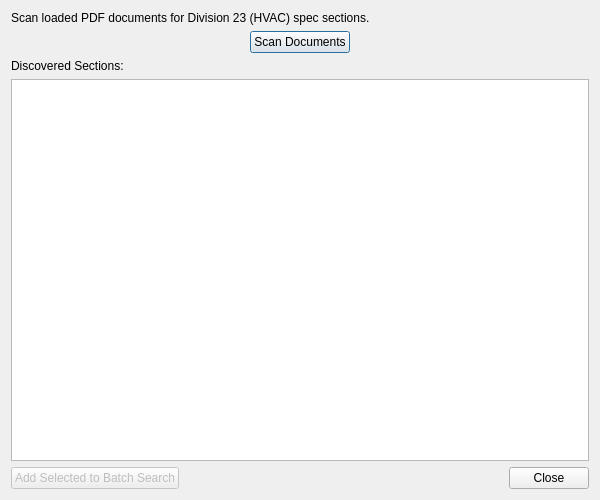
<?xml version="1.0" encoding="UTF-8"?>
<ui version="4.0">
 <class>DiscoverSectionsDialog</class>
 <widget class="QDialog" name="DiscoverSectionsDialog">
  <property name="geometry">
   <rect>
    <x>0</x>
    <y>0</y>
    <width>600</width>
    <height>500</height>
   </rect>
  </property>
  <property name="windowTitle">
   <string>Discover Division 23 Spec Sections</string>
  </property>
  <layout class="QVBoxLayout" name="verticalLayout">
   <item>
    <widget class="QLabel" name="labelDescription">
     <property name="text">
      <string>Scan loaded PDF documents for Division 23 (HVAC) spec sections.</string>
     </property>
     <property name="wordWrap">
      <bool>true</bool>
     </property>
    </widget>
   </item>
   <item>
    <layout class="QHBoxLayout" name="scanButtonLayout">
     <item>
      <spacer name="horizontalSpacer">
       <property name="orientation">
        <enum>Qt::Horizontal</enum>
       </property>
       <property name="sizeHint" stdset="0">
        <size>
         <width>40</width>
         <height>20</height>
        </size>
       </property>
      </spacer>
     </item>
     <item>
      <widget class="QPushButton" name="scanButton">
       <property name="text">
        <string>Scan Documents</string>
       </property>
      </widget>
     </item>
     <item>
      <spacer name="horizontalSpacer_2">
       <property name="orientation">
        <enum>Qt::Horizontal</enum>
       </property>
       <property name="sizeHint" stdset="0">
        <size>
         <width>40</width>
         <height>20</height>
        </size>
       </property>
      </spacer>
     </item>
    </layout>
   </item>
   <item>
    <widget class="QLabel" name="labelResults">
     <property name="text">
      <string>Discovered Sections:</string>
     </property>
    </widget>
   </item>
   <item>
    <widget class="QListWidget" name="resultsListWidget">
     <property name="alternatingRowColors">
      <bool>true</bool>
     </property>
     <property name="minimumHeight">
      <number>250</number>
     </property>
    </widget>
   </item>
   <item>
    <layout class="QHBoxLayout" name="buttonLayout">
     <item>
      <widget class="QPushButton" name="addSelectedButton">
       <property name="text">
        <string>Add Selected to Batch Search</string>
       </property>
       <property name="enabled">
        <bool>false</bool>
       </property>
      </widget>
     </item>
     <item>
      <spacer name="horizontalSpacer_3">
       <property name="orientation">
        <enum>Qt::Horizontal</enum>
       </property>
       <property name="sizeHint" stdset="0">
        <size>
         <width>40</width>
         <height>20</height>
        </size>
       </property>
      </spacer>
     </item>
     <item>
      <widget class="QPushButton" name="closeButton">
       <property name="text">
        <string>Close</string>
       </property>
      </widget>
     </item>
    </layout>
   </item>
  </layout>
 </widget>
 <resources/>
 <connections>
  <connection>
   <sender>closeButton</sender>
   <signal>clicked()</signal>
   <receiver>DiscoverSectionsDialog</receiver>
   <slot>accept()</slot>
   <hints>
    <hint type="sourcelabel">
     <x>550</x>
     <y>470</y>
    </hint>
    <hint type="destinationlabel">
     <x>300</x>
     <y>250</y>
    </hint>
   </hints>
  </connection>
 </connections>
</ui>
